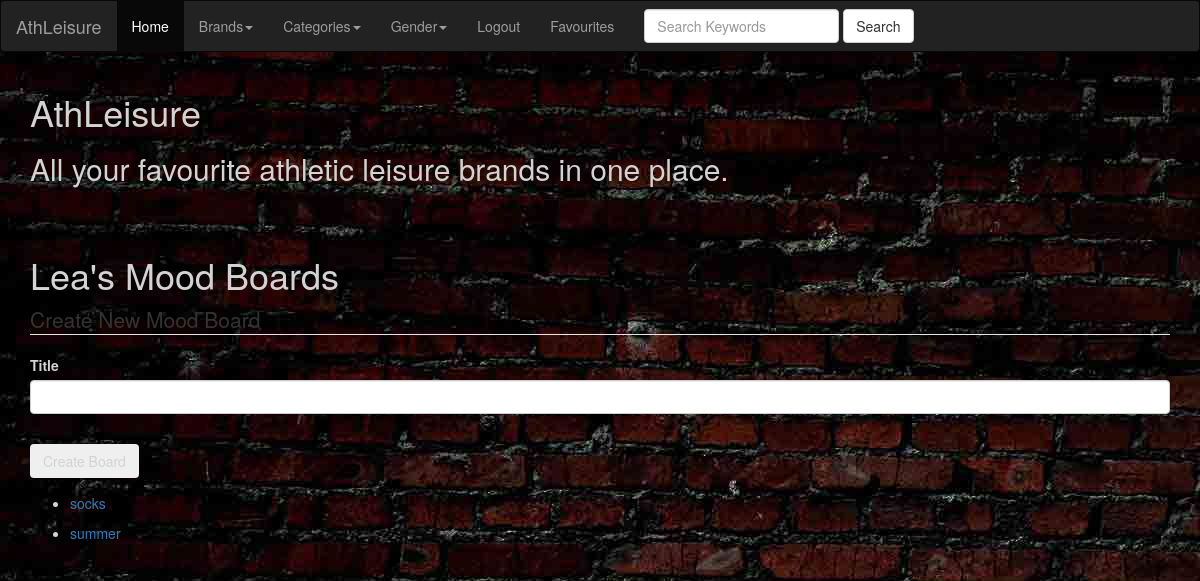
Page /favourites (signed in) on the committed database.
### flaskshop/models.py (models this page shows, shortened)
class User(db.Model, UserMixin):
    id = db.Column(db.Integer, primary_key=True)
    name = db.Column(db.Integer, nullable=False)
    email = db.Column(db.String(120), unique=True, nullable=False)
    password = db.Column(db.String(60), nullable=False)
    favourites_boards = db.relationship('Favourites_board', backref = 'creator', lazy=True)

class Favourites_board(db.Model, UserMixin):
    id = db.Column(db.Integer, primary_key=True)
    title = db.Column(db.String(100), nullable=False)
    user_id = db.Column(db.Integer, db.ForeignKey('user.id'), nullable=False)
    favourites_relationships = db.relationship('Favourites_relationship', backref='favs_board', lazy=True)

### flaskshop/routes.py (the view)
@app.route('/favourites', methods=['GET', 'POST'])
@login_required
def favourites():
    form = FavouriteForm()
    if form.validate_on_submit():
        board = Favourites_board(title = form.title.data, creator=current_user)
        db.session.add(board)
        db.session.commit()
        flash('Mood Board has been created!', 'success')
        return redirect(url_for('favourites'))
    boards = Favourites_board.query.filter_by(user_id = current_user.id)
    return render_template('favourites.html', title='Account', form=form, boards=boards)

### flaskshop/forms.py
class FavouriteForm(FlaskForm):
    title = StringField('Title', validators=[DataRequired()])
    submit = SubmitField('Create Board')

### flaskshop/models.py (called while the page is built)
@login_manager.user_loader
def load_user(user_id):
    return User.query.get(int(user_id))

### flaskshop/templates/favourites.html (shortened to what this page needs)
{% extends "layout.html"%}
{% block content %}
  <h1>{{ current_user.name }}'s Mood Boards</h1>
  <div class="content-section">
    <form method='POST' action="">
      <fieldset class="form-group">
        <legend class="border-bottom mb-4">Create New Mood Board</legend>
        <div class="form-group">
          {{ form.title.label(class="form-control-label")}}
          {% if form.title.errors %}
            {{ form.title(class="form-control form control-lg is-invalid")}}
            <div class="invalid-feedback">
              {% for error in form.title.errors %}
                <span>{{error}}</span>
              {% endfor %}
            </div>
          {% else %}
            {{ form.title(class="form-control form control-lg")}}
          {% endif %}
        </div>
      </fieldset>
      <div class="form-group">
        {{form.submit(class="btn btn-outline-info")}}
      </div>
    </form>
    {% for board in boards %}
    <ul>
    <li><a href="/favourites/{{board.title}}">{{board.title}}</a></li>
    </ul>
    {% endfor %}
  </div>
{% endblock %}

### flaskshop/templates/layout.html (style rules this page uses)
body { color:#d3d3d3!important; }

### rows in the picture
User: name "Lea"
Favourites_board: title "socks"
Favourites_board: title "summer"
